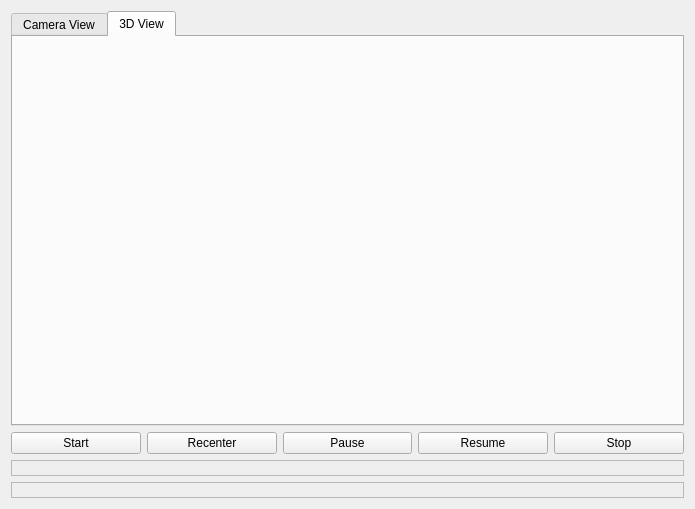
<?xml version="1.0" encoding="UTF-8"?>
<ui version="4.0">
 <class>Ltr_gui</class>
 <widget class="QWidget" name="Ltr_gui">
  <property name="geometry">
   <rect>
    <x>0</x>
    <y>0</y>
    <width>695</width>
    <height>509</height>
   </rect>
  </property>
  <property name="windowTitle">
   <string>Tracking window</string>
  </property>
  <property name="windowIcon">
   <iconset resource="ltr_rc.qrc">
    <normaloff>:/ltr/linuxtrack.svg</normaloff>:/ltr/linuxtrack.svg</iconset>
  </property>
  <layout class="QVBoxLayout" name="verticalLayout">
   <item>
    <widget class="QTabWidget" name="tabWidget">
     <property name="currentIndex">
      <number>1</number>
     </property>
     <widget class="QWidget" name="tab">
      <attribute name="title">
       <string>Camera View</string>
      </attribute>
      <layout class="QVBoxLayout" name="verticalLayout_3">
       <item>
        <layout class="QHBoxLayout" name="horizontalLayout_2">
         <item>
          <widget class="QLabel" name="previewModeLabel">
           <property name="text">
            <string>Preview Mode</string>
           </property>
          </widget>
         </item>
         <item>
          <widget class="QComboBox" name="previewMode">
           <item>
            <property name="text">
             <string>Preview grayscale</string>
            </property>
           </item>
           <item>
            <property name="text">
             <string>Processed mask</string>
            </property>
           </item>
          </widget>
         </item>
         <item>
          <spacer name="horizontalSpacer">
           <property name="orientation">
            <enum>Qt::Horizontal</enum>
           </property>
           <property name="sizeHint" stdset="0">
            <size>
             <width>40</width>
             <height>20</height>
            </size>
           </property>
          </spacer>
         </item>
        </layout>
       </item>
       <item>
        <layout class="QVBoxLayout" name="pix_box"/>
       </item>
      </layout>
     </widget>
     <widget class="QWidget" name="tab_2">
      <attribute name="title">
       <string>3D View</string>
      </attribute>
      <layout class="QVBoxLayout" name="verticalLayout_5">
       <item>
        <layout class="QVBoxLayout" name="ogl_box"/>
       </item>
      </layout>
     </widget>
    </widget>
   </item>
   <item>
    <layout class="QHBoxLayout" name="horizontalLayout">
     <property name="sizeConstraint">
      <enum>QLayout::SetMaximumSize</enum>
     </property>
     <item>
      <widget class="QPushButton" name="startButton">
       <property name="sizePolicy">
        <sizepolicy hsizetype="Minimum" vsizetype="Maximum">
         <horstretch>0</horstretch>
         <verstretch>0</verstretch>
        </sizepolicy>
       </property>
       <property name="text">
        <string>Start</string>
       </property>
      </widget>
     </item>
     <item>
      <widget class="QPushButton" name="recenterButton">
       <property name="text">
        <string>Recenter</string>
       </property>
      </widget>
     </item>
     <item>
      <widget class="QPushButton" name="pauseButton">
       <property name="sizePolicy">
        <sizepolicy hsizetype="Minimum" vsizetype="Maximum">
         <horstretch>0</horstretch>
         <verstretch>0</verstretch>
        </sizepolicy>
       </property>
       <property name="text">
        <string>Pause</string>
       </property>
      </widget>
     </item>
     <item>
      <widget class="QPushButton" name="wakeButton">
       <property name="sizePolicy">
        <sizepolicy hsizetype="Minimum" vsizetype="Maximum">
         <horstretch>0</horstretch>
         <verstretch>0</verstretch>
        </sizepolicy>
       </property>
       <property name="text">
        <string>Resume</string>
       </property>
      </widget>
     </item>
     <item>
      <widget class="QPushButton" name="stopButton">
       <property name="sizePolicy">
        <sizepolicy hsizetype="Minimum" vsizetype="Maximum">
         <horstretch>0</horstretch>
         <verstretch>0</verstretch>
        </sizepolicy>
       </property>
       <property name="maximumSize">
        <size>
         <width>16777215</width>
         <height>16777215</height>
        </size>
       </property>
       <property name="text">
        <string>Stop</string>
       </property>
      </widget>
     </item>
    </layout>
   </item>
   <item>
    <widget class="QLabel" name="status">
     <property name="frameShape">
      <enum>QFrame::StyledPanel</enum>
     </property>
     <property name="frameShadow">
      <enum>QFrame::Plain</enum>
     </property>
     <property name="text">
      <string/>
     </property>
    </widget>
   </item>
   <item>
    <widget class="QLabel" name="cameraStatus">
     <property name="frameShape">
      <enum>QFrame::StyledPanel</enum>
     </property>
     <property name="frameShadow">
      <enum>QFrame::Plain</enum>
     </property>
     <property name="wordWrap">
      <bool>true</bool>
     </property>
     <property name="text">
      <string/>
     </property>
    </widget>
   </item>
  </layout>
 </widget>
 <resources>
  <include location="ltr_rc.qrc"/>
 </resources>
 <connections/>
</ui>
